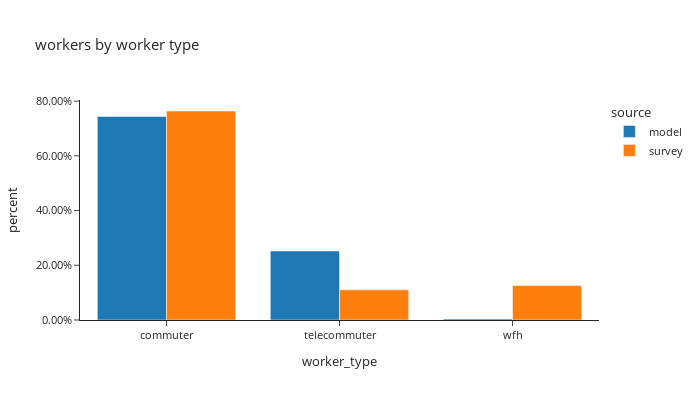

Notebook source saved alongside this figure:
### Code cell
# worker counts by worker type
df_worker_count = workers.groupby(['source','worker_type'])['pdexpfac']. \
    sum().reset_index()
df_worker_count['percent'] = df_worker_count.groupby(['source'], group_keys=False)['pdexpfac']. \
    apply(lambda x: x / float(x.sum()))

fig = px.bar(df_worker_count.sort_values(by=['source']), x="worker_type", y="percent", custom_data=['pdexpfac'],
             color="source",
             barmode="group",template="simple_white",
             title="workers by worker type")
fig.update_traces(hovertemplate="share of workers: %{y:.2%}<br>" +
                                "worker counts: %{customdata[0]:.0f}",)
fig.update_layout(height=400, width=700, font=dict(size=11),
                  yaxis_tickformat = '.2%')
fig.show()

### Figure 1 — Plotly figure (JSON) as saved in the notebook; plotly's stock layout.template omitted (floating-point values rounded to 4 significant figures)
{"data": [{"alignmentgroup": "True", "customdata": [[1663270], [564240], [8710]], "hovertemplate": "share of workers: %{y:.2%}<br>worker counts: %{customdata[0]:.0f}", "legendgroup": "model", "marker": {"color": "#1F77B4", "pattern": {"shape": ""}}, "name": "model", "offsetgroup": "model", "orientation": "v", "showlegend": true, "textposition": "auto", "type": "bar", "x": ["commuter", "telecommuter", "wfh"], "xaxis": "x", "y": [0.7438, 0.2523, 0.003895], "yaxis": "y"}, {"alignmentgroup": "True", "customdata": [[1320000.0], [190600.0], [217600.0]], "hovertemplate": "share of workers: %{y:.2%}<br>worker counts: %{customdata[0]:.0f}", "legendgroup": "survey", "marker": {"color": "#FF7F0E", "pattern": {"shape": ""}}, "name": "survey", "offsetgroup": "survey", "orientation": "v", "showlegend": true, "textposition": "auto", "type": "bar", "x": ["commuter", "telecommuter", "wfh"], "xaxis": "x", "y": [0.7638, 0.1103, 0.1259], "yaxis": "y"}], "layout": {"barmode": "group", "font": {"size": 11}, "height": 400, "legend": {"title": {"text": "source"}, "tracegroupgap": 0}, "title": {"text": "workers by worker type"}, "width": 700, "xaxis": {"anchor": "y", "domain": [0, 1], "title": {"text": "worker_type"}}, "yaxis": {"anchor": "x", "domain": [0, 1], "tickformat": ".2%", "title": {"text": "percent"}}}}
